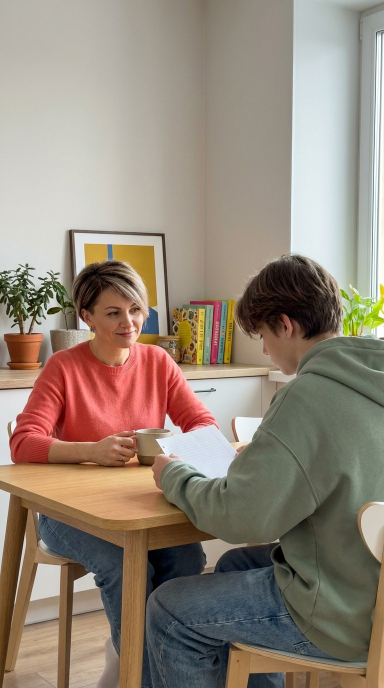
#> input picture posts/ne-test/202610231038_slide1.jpg, 768 x 1376 px (shown at 1/2 size)
$ python -i render.py   (imports and definitions only)
#> lines starting #> are read from the running program, lines starting #| are printed output that depends on the picture
#> further down, picture is the input picture: PIL image 768x1376 RGB; mean R, G, B 147.1, 133.9, 120.1
"""Накладывает реплику на кадр: Instagram-формат 1080×1350, JPEG."""
import io
import re
from pathlib import Path

from PIL import Image, ImageDraw, ImageFont

W, H = 1080, 1350
CORAL = (255, 122, 89)
SLATE = (110, 120, 140)
INK = (40, 40, 48)

FONT_CANDIDATES = [
    Path(__file__).resolve().parent.parent / "fonts" / "Nunito-ExtraBold.ttf",
    Path(__file__).resolve().parent.parent / "fonts" / "Font-Bold.ttf",
    Path("/usr/share/fonts/truetype/dejavu/DejaVuSans-Bold.ttf"),
]


# [5 lines left out: function _font, not called in this run]


def _fit_cover(img: Image.Image) -> Image.Image:
    img = img.convert("RGB")
    scale = max(W / img.width, H / img.height)
#> scale = 1.41
    img = img.resize((round(img.width * scale), round(img.height * scale)), Image.LANCZOS)
    left, top = (img.width - W) // 2, (img.height - H) // 2
#> left = 0; top = 292
    return img.crop((left, top, left + W, top + H))
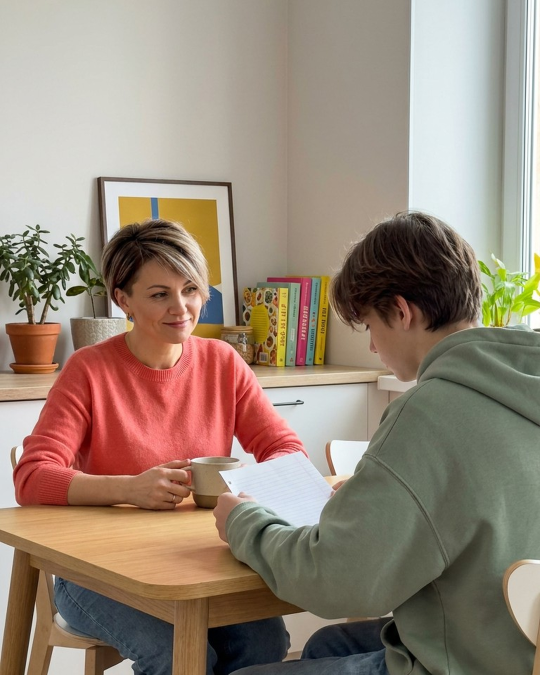
#> returned value: PIL image 1080x1350 RGB (shown at 1/2 size); mean R, G, B 150.9, 134.5, 119.4


# [58 lines left out: functions _wrap, compose, not called in this run]


# ---------- Reels и карусели ----------

RW, RH = 1080, 1920
CREAM = (255, 244, 236)
FONT_REGULAR = Path(__file__).resolve().parent.parent / "fonts" / "Nunito-SemiBold.ttf"


# [257 lines left out: functions _font_regular, _fit_lines, _box, hook_overlay, subtitle_overlay, fit_vertical and 12 more, not called in this run]


# ---------- стиль «переписка»: пузыри мессенджера ----------
# mom — вопрос мамы (белый, справа), sam — ответ ребёнка от имени Сама (коралловый, слева, с аватаркой),
# brand — сообщение «Сам решу» (белый, слева, с аватаркой). Слова в *звёздочках* выделяются.

FONTS_DIR = Path(__file__).resolve().parent.parent / "fonts"
AVATAR = Path(__file__).resolve().parent.parent / "profile" / "avatar.jpg"
LIGHT = (255, 233, 190)


def _nunito(weight: str, size: int):
    p = FONTS_DIR / f"Nunito-{weight}.ttf"
    return ImageFont.truetype(str(p), size) if p.exists() else _font(size)


# [47 lines left out: functions _tokens, _wrap_tokens, _avatar, _soft_shadow, not called in this run]


def _ticks(draw, x, y, col):
    for dx in (0, 14):
        draw.line((x + dx, y, x + 8 + dx, y + 8, x + 22 + dx, y - 10), fill=col, width=4)


STYLE = {
    "mom": dict(side="right", fill=(255, 255, 255), ink=INK, hot=CORAL, name=None, avatar=False),
    "sam": dict(side="left", fill=CORAL, ink=(255, 255, 255), hot=LIGHT, name="Сам", avatar=True),
    "brand": dict(side="left", fill=(255, 255, 255), ink=INK, hot=CORAL, name="Сам решу", avatar=True),
}


# [192 lines left out: functions _bubble, _typing, chat_overlay, chat_cover, swipe_badge, _chat_wallpaper and 3 more, not called in this run]

>>> from PIL import Image
>>> picture = Image.open('../posts/ne-test/202610231038_slide1.jpg')
>>> result = _fit_cover(picture)

$ run again, on posts/ne-test/202610231038_slide2.jpg
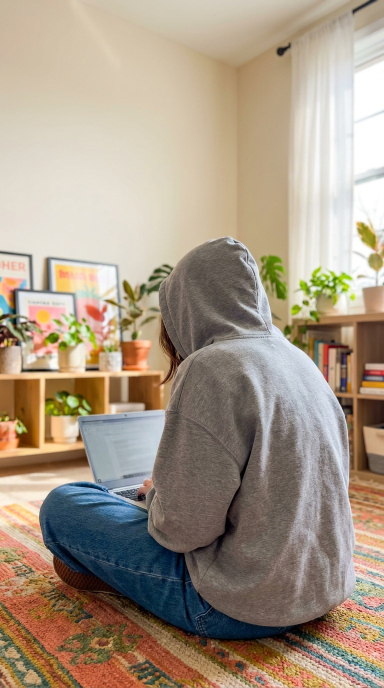
#> input picture posts/ne-test/202610231038_slide2.jpg, 768 x 1376 px (shown at 1/2 size)
#> picture is the input picture: PIL image 768x1376 RGB; mean R, G, B 166.7, 151.6, 133.8
#> in _fit_cover, `return img.crop((left, top, left + W, top + H))`:
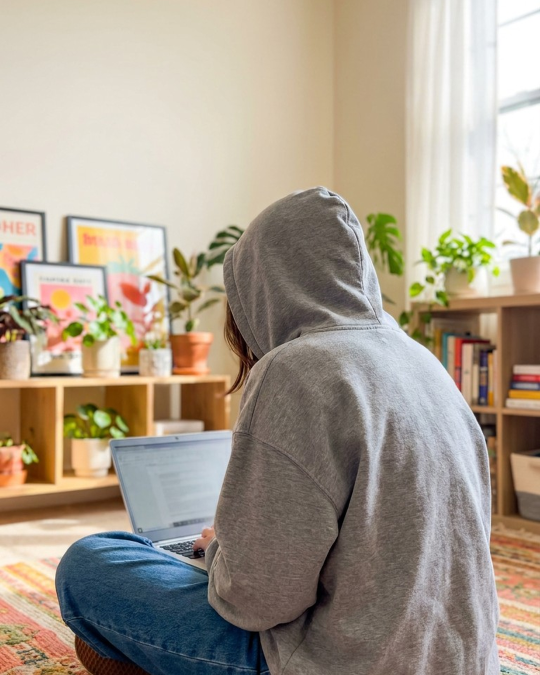
#> returned value: PIL image 1080x1350 RGB (shown at 1/2 size); mean R, G, B 167.9, 156.1, 140.2

$ run again, on posts/ne-test/202610231038_slide3.jpg
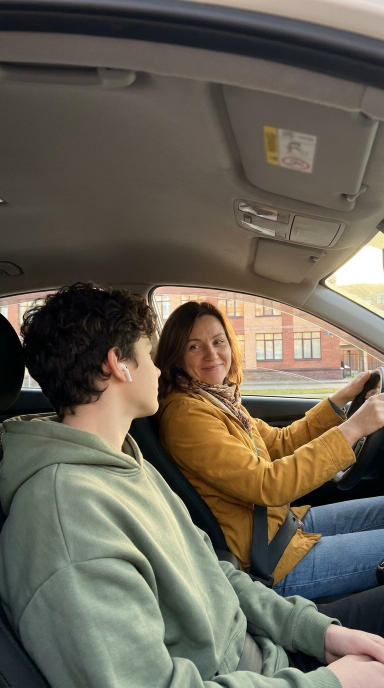
#> input picture posts/ne-test/202610231038_slide3.jpg, 768 x 1376 px (shown at 1/2 size)
#> picture is the input picture: PIL image 768x1376 RGB; mean R, G, B 104.1, 97.7, 84.6
#> in _fit_cover, `return img.crop((left, top, left + W, top + H))`:
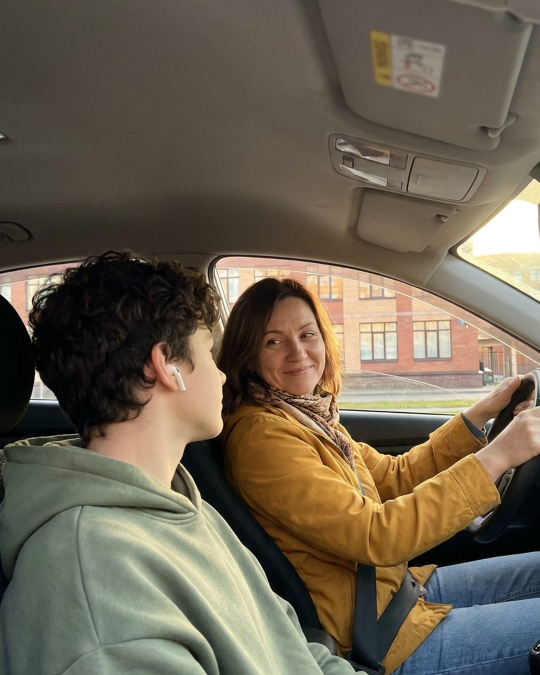
#> returned value: PIL image 1080x1350 RGB (shown at 1/2 size); mean R, G, B 108.1, 97.8, 81.4

$ run again, on posts/ne-test/202610231038_slide4.jpg
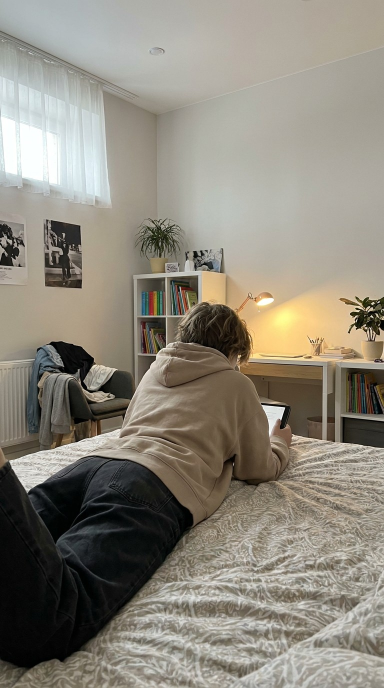
#> input picture posts/ne-test/202610231038_slide4.jpg, 768 x 1376 px (shown at 1/2 size)
#> picture is the input picture: PIL image 768x1376 RGB; mean R, G, B 140.7, 135.1, 123.2
#> in _fit_cover, `return img.crop((left, top, left + W, top + H))`:
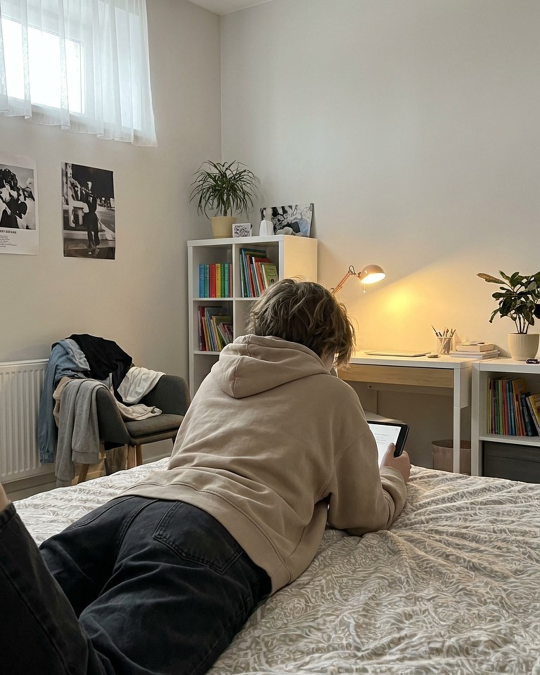
#> returned value: PIL image 1080x1350 RGB (shown at 1/2 size); mean R, G, B 137.1, 130.1, 116.5
